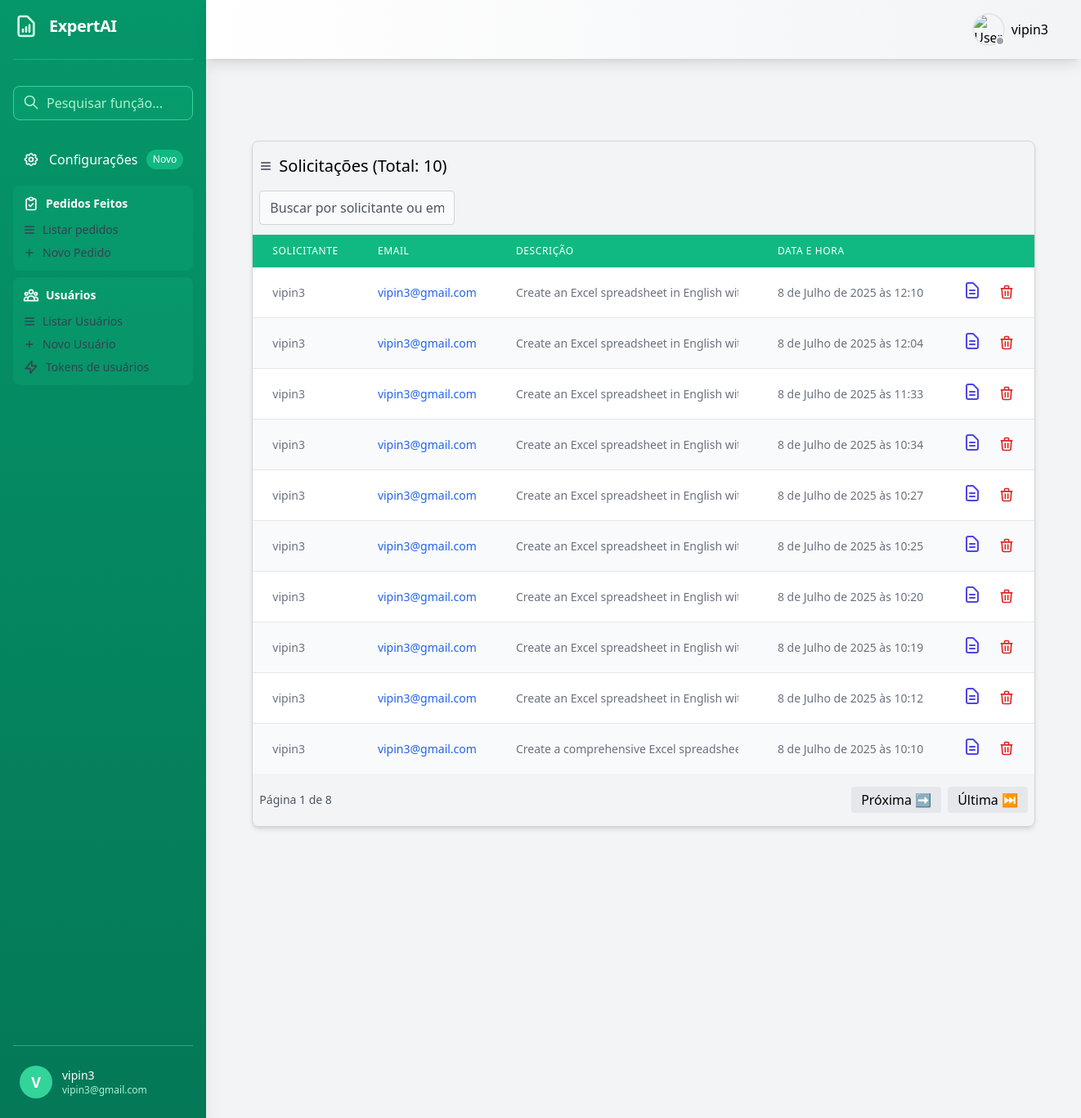
/admin_dashboard (signed in), run on the app's committed database.
### xlsmaker/models.py (models this page shows)
class Solicitacao(models.Model):
    usuario = models.ForeignKey(User, on_delete=models.PROTECT, null=True, blank=True)
    nome = models.CharField(max_length=50)
    email = models.CharField(max_length=50)
    descricao = models.TextField(max_length=10000)
    created_at = models.DateTimeField(auto_now_add=True, null=True, blank=True)
    updated_at = models.DateTimeField(auto_now=True , null=True, blank=True)

### usuarios/views.py (the view)
# urls.py: path('admin_dashboard', views.admin_dashboard, name='admin_dashboard'),
@login_required
@user_passes_test(is_admin, login_url='/auth/login/')
def admin_dashboard(request):
    query = request.GET.get('q', '')
    solicitacoes_list = Solicitacao.objects.all().order_by('-created_at')
    if query:
        solicitacoes_list = solicitacoes_list.filter(
            Q(nome__icontains=query) | Q(email__icontains=query) | Q(created_at__icontains=query)
        )
    paginator = Paginator(solicitacoes_list, 10)
    page_number = request.GET.get('page')
    solicitacoes = paginator.get_page(page_number)
    context = {'solicitacoes': solicitacoes}
    if request.headers.get('x-requested-with') == 'XMLHttpRequest':
        html = render_to_string('dashboard/partials/_users_solicitacoes.html', context)
        return JsonResponse({'html': html})
    return render(request, 'dashboard/admin.html', context)

### usuarios/context_processors.py (called while the page is built, shortened)
def openai_balance(request):
    try:
        if not getattr(settings, 'OPENAI_API_KEY', None):
            return {'openai_balance': None}
    except Exception as e:
        logger.error(f"Erro ao obter saldo OpenAI: {str(e)}")
        return {'openai_balance': None}

### usuarios/views.py (called while the page is built)
def is_admin(user):
    return user.is_authenticated and (user.is_staff or user.is_superuser)

### xlsmaker/context_processors.py (called while the page is built)
def tokens_disponiveis(request):
    if request.user.is_authenticated:
        return {'tokens_disponiveis': request.session.get('tokens_disponiveis', 0)}
    return {'tokens_disponiveis': 0}

### usuarios/templates/dashboard/admin.html (shortened to what this page needs)
{% extends "base.html" %}
{% block content %}
 <main class="flex-1 p-8 bg-gray-100 min-h-screen overflow-x-auto mt-5">
    <div class="container mx-auto p-6">
      <div class="mb-4">
            {% if user.is_staff %}
                <div class="overflow-x-auto rounded-lg shadow-md border border-gray-300 my-6">
                <h1 class="text-xl font-normal my-4 ml-2 group flex items-center text-sm">
                    <svg class="w-4 h-4 mr-2 text-gray-700 group-hover:text-black" fill="none" stroke="currentColor" viewBox="0 0 24 24">
                        <path stroke-linecap="round" stroke-linejoin="round" stroke-width="2"
                            d="M4 6h16M4 12h16M4 18h16"/>
                    </svg>
                     Solicitações (Total: {{ solicitacoes|length }})
                </h1>
                <input
                type="text"
                id="searchSolicitacao"
                placeholder="Buscar por solicitante ou email "
                 class="ml-2 mb-3 w-1/4 bg-gray-50 px-3 py-2 border border-gray-300 focus:bg-white focus:border-emerald-600 focus:ring-2 focus:ring-emerald-400 focus:ring-opacity-20 placeholder:text-gray-600 text-gray-800 rounded focus:outline-none transition ease-in-out duration-300"
                />
                <table class="w-full">
                    <thead class="bg-emerald-500">
                    <tr>
                        <th class="px-6 py-3 text-left text-xs font-medium text-white uppercase tracking-wider">Solicitante</th>
                        <th class="px-6 py-3 text-left text-xs font-medium text-white uppercase tracking-wider">Email</th>
                        <th class="px-6 py-3 text-left text-xs font-medium text-white uppercase tracking-wider">Descrição</th>
                        <th class="px-6 py-3 text-left text-xs font-medium text-white uppercase tracking-wider">Data e hora</th>
                        <th class="px-6 py-3 text-left text-xs font-medium text-white uppercase tracking-wider"></th>
                    </tr>
                    </thead>
                    <tbody class="bg-white divide-y divide-gray-200">
                    {% for solicitacao in solicitacoes %}
                        <tr  data-id="{{ solicitacao.id }}" class="hover:bg-gray-50 transition-colors even:bg-gray-50">
                        <td class="px-6 py-4 whitespace-nowrap text-sm font-medium text-gray-500 solicitante">
                            {{ solicitacao.nome }}
                        </td>
                        <td class="px-6 py-4 whitespace-nowrap text-sm font-medium text-gray-500 email">
                            <a href="mailto:{{ solicitacao.email }}" class="text-blue-600 hover:text-blue-900">
                            {{ solicitacao.email }}
                            </a>
                        </td>
                        <td class="px-6 py-4 whitespace-nowrap text-sm font-medium text-gray-500 max-w-xs descricao">
                            <div class="line-clamp-2">
                             {{ solicitacao.descricao}}
                            </div>
                        </td>
                         <td class="px-6 py-4 whitespace-nowrap text-sm font-medium text-gray-500 max-w-xs created_at">
                            <div class="line-clamp-2">
                            {{ solicitacao.created_at }}
                            </div>
                        </td>
                        <td class="px-6 py-4 whitespace-nowrap text-sm font-medium text-gray-500">
                            <button  onclick="showDetails(this)" class="text-indigo-600 hover:text-indigo-900 mr-4">
                                <svg class="w-6 h-6" fill="none" viewBox="0 0 24 24" stroke="currentColor">
                                <path stroke-linecap="round" stroke-linejoin="round" stroke-width="2"
                                        d="M9 12h6m-6 4h6m2 5H7a2 2 0 01-2-2V5a2 2 0 012-2h5.586a1 1 0 01.707.293l5.414 5.414a1 1 0 01.293.707V19a2 2 0 01-2 2z"/>
                                </svg>
                            </button>
                            <button onclick="deleteSolicitacao(this)" class="text-red-600 hover:text-red-900">
                            <svg class="w-5 h-5" fill="none" stroke="currentColor" viewBox="0 0 24 24">
                                <path stroke-linecap="round" stroke-linejoin="round" stroke-width="2" d="M19 7l-.867 12.142A2 2 0 0116.138 21H7.862a2 2 0 01-1.995-1.858L5 7m5 4v6m4-6v6m1-10V4a1 1 0 00-1-1h-4a1 1 0 00-1 1v3M4 7h16"></path>
                            </svg>
                            </button>
                        </td>
                        </tr>
                    {% empty %}
                        <tr>
                        <td colspan="4" class="px-6 py-4 whitespace-nowrap text-sm font-medium text-gray-500">
                            Nenhuma solicitação encontrada
                        </td>
                        </tr>
                    {% endfor %}
                    </tbody>
                </table>
                <div class="my-4 mx-2 flex justify-between items-center">
                    <span class="text-gray-600 text-sm">
                        Página {{ solicitacoes.number }} de {{ solicitacoes.paginator.num_pages }}
                    </span>
                    <div class="flex space-x-2">
                        {% if solicitacoes.has_next %}
                            <a href="?page={{ solicitacoes.next_page_number }}" class="px-3 py-1 bg-gray-200 rounded">Próxima ➡️</a>
                            <a href="?page={{ solicitacoes.paginator.num_pages }}" class="px-3 py-1 bg-gray-200 rounded">Última ⏭️</a>
                        {% endif %}
                    </div>
                </div>
                </div>
            {% else %}
                <p>Acesso negado.</p>
            {% endif %}
         </div>
  </div>
</main>
{% endblock content %}

### usuarios/templates/base.html (shortened to what this page needs)
<!DOCTYPE html>
<html lang="pt">
<head>
    <script src="https://cdn.tailwindcss.com"></script>
</head>
<body class="bg-gray-100">
    <div class="min-h-screen flex">
        <aside class="w-64 bg-gradient-to-b from-emerald-600 to-emerald-700 text-white flex flex-col p-4 shadow-xl sticky top-0 h-screen">
            <div class="flex items-center mb-8 space-x-3 border-b border-emerald-500 pb-6">
                <h2 class="text-xl font-bold tracking-tight">ExpertAI</h2>
            </div>
            <div class="mb-6 relative">
                <input type="text" placeholder="Pesquisar função..."
                    class="w-full pl-10 pr-4 py-2 rounded-lg bg-emerald-500/20 border border-emerald-400 focus:outline-none focus:ring-2 focus:ring-emerald-200 placeholder-emerald-200">
                <svg class="w-5 h-5 absolute left-3 top-2.5 text-emerald-200" fill="none" stroke="currentColor"
                    viewBox="0 0 24 24">
                    <path stroke-linecap="round" stroke-linejoin="round" stroke-width="2"
                        d="M21 21l-6-6m2-5a7 7 0 11-14 0 7 7 0 0114 0z"></path>
                </svg>
            </div>
            <nav class="flex-1 overflow-y-auto">
                <ul class="space-y-2">
                    <li>
                        <a href="#"
                            class="flex items-center p-3 rounded-lg hover:bg-emerald-500/30 transition-all group">
                            Configurações
                            <span class="ml-auto bg-emerald-500 text-xs px-2 py-1 rounded-full">Novo</span>
                        </a>
                    </li>
                   <li class="mt-6">
                        <div class="p-3 rounded-lg bg-emerald-500/20 hover:bg-emerald-500/30 transition-colors">
                            <h3 class="flex items-center text-sm font-semibold mb-3">
                                <svg class="w-5 h-5 mr-2 shrink-0" fill="none" stroke="currentColor" viewBox="0 0 24 24">
                                    <path stroke-linecap="round" stroke-linejoin="round" stroke-width="2"
                                        d="M9 5H7a2 2 0 00-2 2v12a2 2 0 002 2h10a2 2 0 002-2V7a2 2 0 00-2-2h-2M9 5a2 2 0 002 2h2a2 2 0 002-2M9 5a2 2 0 012-2h2a2 2 0 012 2m-6 9l2 2 4-4"/>
                                </svg>
                                Pedidos Feitos
                            </h3>
                            <div class="space-y-2">
                                <a href="{% url 'usuarios:admin_dashboard' %}" class="group flex items-center text-sm text-gray-700 hover:text-white transition-colors">
                                    <svg class="w-4 h-4 mr-2 text-gray-700 group-hover:text-white" fill="none" stroke="currentColor" viewBox="0 0 24 24">
                                        <path stroke-linecap="round" stroke-linejoin="round" stroke-width="2"
                                            d="M4 6h16M4 12h16M4 18h16"/>
                                    </svg>
                                    Listar pedidos
                                </a>
                                <a href="#" class="group flex items-center text-sm text-gray-700 hover:text-white transition-colors">
                                    <svg class="w-4 h-4 mr-2 text-gray-700 group-hover:text-white" fill="none" stroke="currentColor" viewBox="0 0 24 24">
                                        <path stroke-linecap="round" stroke-linejoin="round" stroke-width="2"
                                            d="M12 6v6m0 0v6m0-6h6m-6 0H6"/>
                                    </svg>
                                    Novo Pedido
                                </a>
                            </div>
                        </div>
                    </li>
                   <li class="mt-6">
                        <div class="p-3 rounded-lg bg-emerald-500/20 hover:bg-emerald-500/30 transition-colors">
                            <h3 class="flex items-center text-sm font-semibold mb-3">
                                Usuários
                            </h3>
                            <div class="space-y-2">
                                <a href="{% url 'usuarios:listar_usuarios' %}" class="group flex items-center text-sm text-gray-700 hover:text-white transition-colors">
                                    <svg class="w-4 h-4 mr-2 text-gray-700 group-hover:text-white" fill="none" stroke="currentColor" viewBox="0 0 24 24">
                                        <path stroke-linecap="round" stroke-linejoin="round" stroke-width="2"
                                            d="M4 6h16M4 12h16M4 18h16"/>
                                    </svg>
                                    Listar Usuários
                                </a>
                                <a href="{% url 'usuarios:criar_usuarios' %}" class="group flex items-center text-sm text-gray-700 hover:text-white transition-colors">
                                    <svg class="w-4 h-4 mr-2 text-gray-700 group-hover:text-white" fill="none" stroke="currentColor" viewBox="0 0 24 24">
                                        <path stroke-linecap="round" stroke-linejoin="round" stroke-width="2"
                                            d="M12 6v6m0 0v6m0-6h6m-6 0H6"/>
                                    </svg>
                                    Novo Usuário
                                </a>
                                     <a href="{% url 'usuarios:listar_tokens' %}" class="group flex items-center text-sm text-gray-700 hover:text-white transition-colors">
                                    <svg class="w-5 h-5 mr-2 shrink-0" fill="none" stroke="currentColor" viewBox="0 0 24 24">
                                        <path stroke-linecap="round" stroke-linejoin="round" stroke-width="2"
                                            d="M13 10V3L4 14h7v7l9-11h-7z"/>
                                    </svg>
                                    Tokens de usuários
                                </a>
                            </div>
                        </div>
                    </li>
                </ul>
            </nav>
            <div class="mt-auto pt-4 border-t border-emerald-500">
                <div
                    class="flex items-center space-x-3 hover:bg-emerald-500/30 p-2 rounded-lg transition-colors cursor-pointer">
                    <div class="h-10 w-10 rounded-full bg-emerald-400 flex items-center justify-center">
                        <span class="text-lg font-bold">{{ user.username|slice:":1"|upper }}</span>
                    </div>
                    <div>
                        <p class="text-sm font-medium">{{ user.username}} </p>
                        <p class="text-xs text-emerald-200">{{ user.email }}</p>
                    </div>
                </div>
            </div>
        </aside>
        <div class="flex-1 flex flex-col">
     <header class="sticky top-0 left-0 right-0 z-50 bg-gradient-to-r from-white to-gray-100 shadow-lg p-4 flex justify-between items-center">
      <div class="flex items-center space-x-3">
            <div class="relative group">
                <div class="absolute -inset-1 bg-white/30 rounded-full blur opacity-75 group-hover:opacity-100 transition duration-1000"></div>
            </div>
        </div>
        <div class="flex items-center space-x-4">
            <div class="relative" x-data="{ open: false }">
                <button @click="open = !open" class="flex items-center space-x-2 group">
                    <div class="relative">
                        <img class="h-10 w-10 rounded-full border-2 border-gray-200 hover:border-gray-500 transition-colors"
                             src="https://img.icons8.com/ios-glyphs/60/user--v1.png"
                             alt="User avatar">
                        <div class="absolute bottom-0 right-0 w-3 h-3 bg-gray-400 rounded-full border-2 border-white"></div>
                    </div>
                    <span class="text-dark font-medium group-hover:text-gray-700 transition-colors">{{user.username}}</span>
                    <svg class="w-4 h-4 text-gray-100 transform transition-transform"
                         :class="{ 'rotate-180': open }"
                         fill="none"
                         stroke="currentColor"
                         viewBox="0 0 24 24">
                        <path stroke-linecap="round" stroke-linejoin="round" stroke-width="2" d="M19 9l-7 7-7-7"></path>
                    </svg>
                </button>
            </div>
        </div>
    </header>
           {% block content %}{% endblock %}
        </div>
    </div>
</body>
</html>

### data on the page
Solicitacao: nome "vipin3", email "vipin3@gmail.com", descricao "Create an Excel spreadsheet in English…", created_at "8 de Julho de 2025 às 12:10"
Solicitacao: nome "vipin3", email "vipin3@gmail.com", descricao "Create an Excel spreadsheet in English…", created_at "8 de Julho de 2025 às 12:04"
Solicitacao: nome "vipin3", email "vipin3@gmail.com", descricao "Create an Excel spreadsheet in English…", created_at "8 de Julho de 2025 às 11:33"
Solicitacao: nome "vipin3", email "vipin3@gmail.com", descricao "Create an Excel spreadsheet in English…", created_at "8 de Julho de 2025 às 10:34"
Solicitacao: nome "vipin3", email "vipin3@gmail.com", descricao "Create an Excel spreadsheet in English…", created_at "8 de Julho de 2025 às 10:27"
Solicitacao: nome "vipin3", email "vipin3@gmail.com", descricao "Create an Excel spreadsheet in English…", created_at "8 de Julho de 2025 às 10:25"
Solicitacao: nome "vipin3", email "vipin3@gmail.com", descricao "Create an Excel spreadsheet in English…", created_at "8 de Julho de 2025 às 10:20"
Solicitacao: nome "vipin3", email "vipin3@gmail.com", descricao "Create an Excel spreadsheet in English…", created_at "8 de Julho de 2025 às 10:19"
Solicitacao: nome "vipin3", email "vipin3@gmail.com", descricao "Create an Excel spreadsheet in English…", created_at "8 de Julho de 2025 às 10:12"
Solicitacao: nome "vipin3", email "vipin3@gmail.com", descricao "Create a comprehensive Excel…", created_at "8 de Julho de 2025 às 10:10"

### other printed values
{{ user.username|slice:":1"|upper }} "V"
{{ user.username }} "vipin3"
{{ user.email }} "vipin3@gmail.com"
{{ solicitacoes|length }} "10"
{{ solicitacoes.number }} "1"
{{ solicitacoes.paginator.num_pages }} "8"
